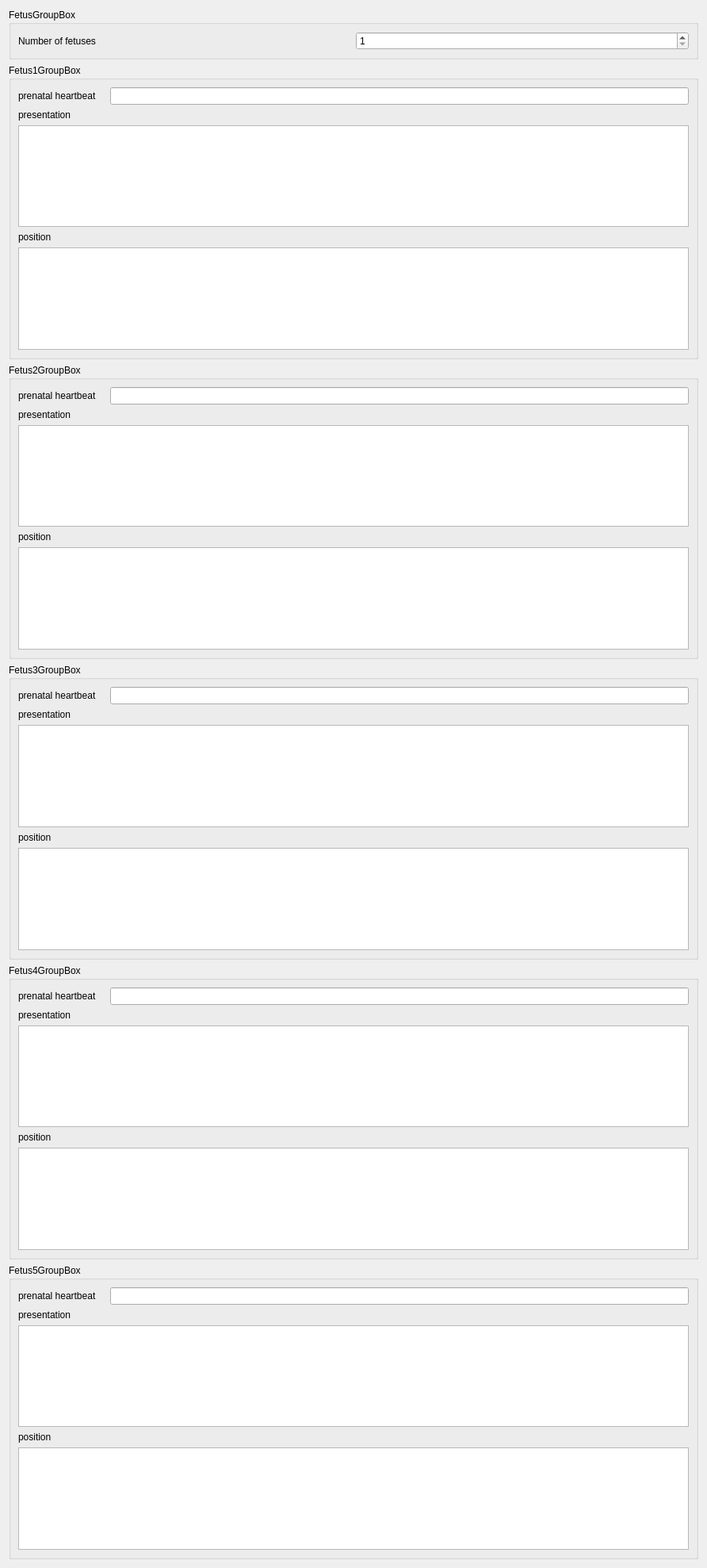
<?xml version="1.0" encoding="UTF-8"?>
<ui version="4.0">
 <class>BaseWidgets::Internal::BaseFormWidget</class>
 <widget class="QWidget" name="BaseWidgets::Internal::BaseFormWidget">
  <property name="geometry">
   <rect>
    <x>0</x>
    <y>0</y>
    <width>892</width>
    <height>1977</height>
   </rect>
  </property>
  <property name="windowTitle">
   <string/>
  </property>
  <layout class="QGridLayout" name="gridLayout">
   <item row="0" column="0">
    <widget class="QGroupBox" name="fetusGroupBox">
     <property name="title">
      <string>FetusGroupBox</string>
     </property>
     <layout class="QGridLayout" name="gridLayout_6">
      <item row="0" column="0">
       <widget class="QLabel" name="fetusNumberLabel">
        <property name="text">
         <string>Number of fetuses</string>
        </property>
       </widget>
      </item>
      <item row="0" column="1">
       <widget class="QSpinBox" name="fetusNumberSpinBox">
        <property name="minimum">
         <number>1</number>
        </property>
        <property name="maximum">
         <number>5</number>
        </property>
        <property name="value">
         <number>1</number>
        </property>
       </widget>
      </item>
     </layout>
    </widget>
   </item>
   <item row="1" column="0">
    <widget class="QGroupBox" name="fetus1GroupBox">
     <property name="enabled">
      <bool>true</bool>
     </property>
     <property name="title">
      <string>Fetus1GroupBox</string>
     </property>
     <property name="flat">
      <bool>false</bool>
     </property>
     <layout class="QGridLayout" name="gridLayout_5">
      <item row="0" column="0">
       <layout class="QHBoxLayout" name="horizontalLayout">
        <item>
         <widget class="QLabel" name="prenatalHeartbeatF1Label">
          <property name="text">
           <string>prenatal heartbeat</string>
          </property>
         </widget>
        </item>
        <item>
         <layout class="QHBoxLayout" name="prenatalHeartbeatF1RadioLayout">
          <property name="spacing">
           <number>1</number>
          </property>
          <property name="sizeConstraint">
           <enum>QLayout::SetDefaultConstraint</enum>
          </property>
          <property name="leftMargin">
           <number>2</number>
          </property>
          <property name="topMargin">
           <number>2</number>
          </property>
          <property name="rightMargin">
           <number>9</number>
          </property>
         </layout>
        </item>
        <item>
         <widget class="QLineEdit" name="prenatalHeartbeatF1LineEdit">
          <property name="dragEnabled">
           <bool>true</bool>
          </property>
         </widget>
        </item>
       </layout>
      </item>
      <item row="1" column="0">
       <layout class="QVBoxLayout" name="verticalLayout">
        <item>
         <widget class="QLabel" name="presentationF1Label">
          <property name="text">
           <string>presentation</string>
          </property>
         </widget>
        </item>
        <item>
         <widget class="QListView" name="presentationF1ListView"/>
        </item>
       </layout>
      </item>
      <item row="2" column="0">
       <layout class="QVBoxLayout" name="verticalLayout_2">
        <item>
         <widget class="QLabel" name="positionF1Label">
          <property name="text">
           <string>position</string>
          </property>
         </widget>
        </item>
        <item>
         <widget class="QListView" name="positionF1ListView"/>
        </item>
       </layout>
      </item>
     </layout>
    </widget>
   </item>
   <item row="2" column="0">
    <widget class="QGroupBox" name="fetus2GroupBox">
     <property name="enabled">
      <bool>true</bool>
     </property>
     <property name="title">
      <string>Fetus2GroupBox</string>
     </property>
     <layout class="QGridLayout" name="gridLayout_3">
      <item row="2" column="0" colspan="2">
       <layout class="QVBoxLayout" name="verticalLayout_8">
        <item>
         <widget class="QLabel" name="positionF2Label">
          <property name="text">
           <string>position</string>
          </property>
         </widget>
        </item>
        <item>
         <widget class="QListView" name="positionF2ListView"/>
        </item>
       </layout>
      </item>
      <item row="1" column="0" colspan="2">
       <layout class="QVBoxLayout" name="verticalLayout_3">
        <item>
         <widget class="QLabel" name="presentationF2Label">
          <property name="text">
           <string>presentation</string>
          </property>
         </widget>
        </item>
        <item>
         <widget class="QListView" name="presentationF2ListView"/>
        </item>
       </layout>
      </item>
      <item row="0" column="0" colspan="2">
       <layout class="QHBoxLayout" name="horizontalLayout_2">
        <item>
         <widget class="QLabel" name="prenatalHeartbeatF2Label">
          <property name="text">
           <string>prenatal heartbeat</string>
          </property>
         </widget>
        </item>
        <item>
         <layout class="QHBoxLayout" name="prenatalHeartbeatF2RadioLayout">
          <property name="spacing">
           <number>1</number>
          </property>
          <property name="sizeConstraint">
           <enum>QLayout::SetDefaultConstraint</enum>
          </property>
          <property name="leftMargin">
           <number>2</number>
          </property>
          <property name="topMargin">
           <number>2</number>
          </property>
          <property name="rightMargin">
           <number>9</number>
          </property>
         </layout>
        </item>
        <item>
         <widget class="QLineEdit" name="prenatalHeartbeatF2LineEdit">
          <property name="dragEnabled">
           <bool>true</bool>
          </property>
         </widget>
        </item>
       </layout>
      </item>
     </layout>
    </widget>
   </item>
   <item row="3" column="0">
    <widget class="QGroupBox" name="fetus3GroupBox">
     <property name="enabled">
      <bool>true</bool>
     </property>
     <property name="title">
      <string>Fetus3GroupBox</string>
     </property>
     <layout class="QGridLayout" name="gridLayout_2">
      <item row="1" column="0" colspan="2">
       <layout class="QVBoxLayout" name="verticalLayout_4">
        <item>
         <widget class="QLabel" name="presentationF3Label">
          <property name="text">
           <string>presentation</string>
          </property>
         </widget>
        </item>
        <item>
         <widget class="QListView" name="presentationF3ListView"/>
        </item>
       </layout>
      </item>
      <item row="2" column="0" colspan="2">
       <layout class="QVBoxLayout" name="verticalLayout_9">
        <item>
         <widget class="QLabel" name="positionF3Label">
          <property name="text">
           <string>position</string>
          </property>
         </widget>
        </item>
        <item>
         <widget class="QListView" name="positionF3ListView"/>
        </item>
       </layout>
      </item>
      <item row="0" column="0" colspan="2">
       <layout class="QHBoxLayout" name="horizontalLayout_3">
        <item>
         <widget class="QLabel" name="prenatalHeartbeatF3Label">
          <property name="text">
           <string>prenatal heartbeat</string>
          </property>
         </widget>
        </item>
        <item>
         <layout class="QHBoxLayout" name="prenatalHeartbeatF3RadioLayout">
          <property name="spacing">
           <number>1</number>
          </property>
          <property name="sizeConstraint">
           <enum>QLayout::SetDefaultConstraint</enum>
          </property>
          <property name="leftMargin">
           <number>2</number>
          </property>
          <property name="topMargin">
           <number>2</number>
          </property>
          <property name="rightMargin">
           <number>9</number>
          </property>
         </layout>
        </item>
        <item>
         <widget class="QLineEdit" name="prenatalHeartbeatF3LineEdit">
          <property name="dragEnabled">
           <bool>true</bool>
          </property>
         </widget>
        </item>
       </layout>
      </item>
     </layout>
    </widget>
   </item>
   <item row="4" column="0">
    <widget class="QGroupBox" name="fetus4GroupBox">
     <property name="enabled">
      <bool>true</bool>
     </property>
     <property name="title">
      <string>Fetus4GroupBox</string>
     </property>
     <layout class="QGridLayout" name="gridLayout_4">
      <item row="1" column="0" colspan="2">
       <layout class="QVBoxLayout" name="verticalLayout_5">
        <item>
         <widget class="QLabel" name="presentationF4Label">
          <property name="text">
           <string>presentation</string>
          </property>
         </widget>
        </item>
        <item>
         <widget class="QListView" name="presentationF4ListView"/>
        </item>
       </layout>
      </item>
      <item row="2" column="0" colspan="2">
       <layout class="QVBoxLayout" name="verticalLayout_10">
        <item>
         <widget class="QLabel" name="positionF4Label">
          <property name="text">
           <string>position</string>
          </property>
         </widget>
        </item>
        <item>
         <widget class="QListView" name="positionF4ListView"/>
        </item>
       </layout>
      </item>
      <item row="0" column="0" colspan="2">
       <layout class="QHBoxLayout" name="horizontalLayout_4">
        <item>
         <widget class="QLabel" name="prenatalHeartbeatF4Label">
          <property name="text">
           <string>prenatal heartbeat</string>
          </property>
         </widget>
        </item>
        <item>
         <layout class="QHBoxLayout" name="prenatalHeartbeatF4RadioLayout">
          <property name="spacing">
           <number>1</number>
          </property>
          <property name="sizeConstraint">
           <enum>QLayout::SetDefaultConstraint</enum>
          </property>
          <property name="leftMargin">
           <number>2</number>
          </property>
          <property name="topMargin">
           <number>2</number>
          </property>
          <property name="rightMargin">
           <number>9</number>
          </property>
         </layout>
        </item>
        <item>
         <widget class="QLineEdit" name="prenatalHeartbeatF4LineEdit">
          <property name="dragEnabled">
           <bool>true</bool>
          </property>
         </widget>
        </item>
       </layout>
      </item>
     </layout>
    </widget>
   </item>
   <item row="5" column="0">
    <widget class="QGroupBox" name="fetus5GroupBox">
     <property name="enabled">
      <bool>true</bool>
     </property>
     <property name="title">
      <string>Fetus5GroupBox</string>
     </property>
     <property name="flat">
      <bool>false</bool>
     </property>
     <layout class="QGridLayout" name="gridLayout_7">
      <item row="0" column="0">
       <layout class="QHBoxLayout" name="horizontalLayout_5">
        <item>
         <widget class="QLabel" name="prenatalHeartbeatF5Label">
          <property name="text">
           <string>prenatal heartbeat</string>
          </property>
         </widget>
        </item>
        <item>
         <layout class="QHBoxLayout" name="prenatalHeartbeatF5RadioLayout">
          <property name="spacing">
           <number>1</number>
          </property>
          <property name="sizeConstraint">
           <enum>QLayout::SetDefaultConstraint</enum>
          </property>
          <property name="leftMargin">
           <number>2</number>
          </property>
          <property name="topMargin">
           <number>2</number>
          </property>
          <property name="rightMargin">
           <number>9</number>
          </property>
         </layout>
        </item>
        <item>
         <widget class="QLineEdit" name="prenatalHeartbeatF5LineEdit">
          <property name="dragEnabled">
           <bool>true</bool>
          </property>
         </widget>
        </item>
       </layout>
      </item>
      <item row="1" column="0">
       <layout class="QVBoxLayout" name="verticalLayout_6">
        <item>
         <widget class="QLabel" name="presentationF5Label">
          <property name="text">
           <string>presentation</string>
          </property>
         </widget>
        </item>
        <item>
         <widget class="QListView" name="presentationF5ListView"/>
        </item>
       </layout>
      </item>
      <item row="2" column="0">
       <layout class="QVBoxLayout" name="verticalLayout_7">
        <item>
         <widget class="QLabel" name="positionF5Label">
          <property name="text">
           <string>position</string>
          </property>
         </widget>
        </item>
        <item>
         <widget class="QListView" name="positionF5ListView"/>
        </item>
       </layout>
      </item>
     </layout>
    </widget>
   </item>
  </layout>
 </widget>
 <resources/>
 <connections/>
</ui>
